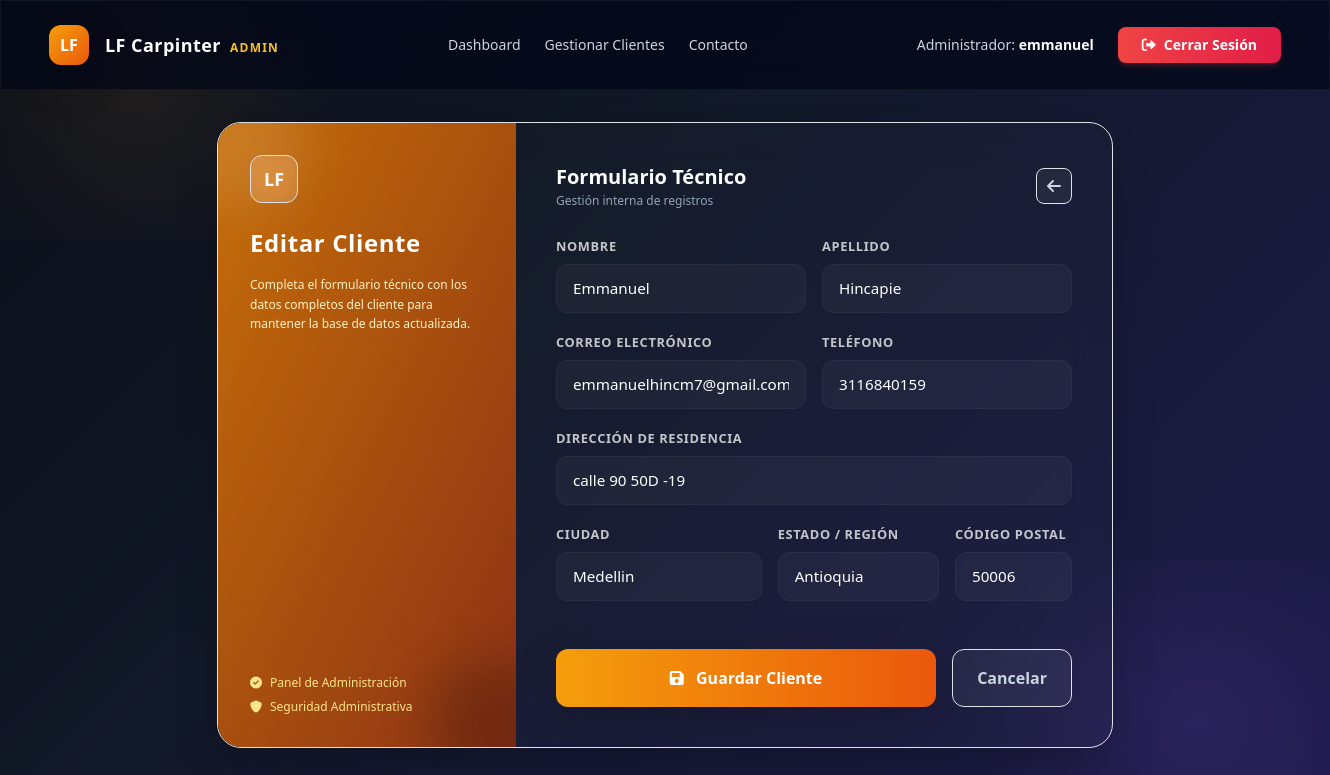
The app's page /adminpanel/clientes/1/edit/ (signed in) with its own data.
### dcrm/website/models.py (models this page shows)
class Cliente(models.Model):
    letras_regex = RegexValidator(r'^[a-zA-ZáéíóúÁÉÍÓÚñÑ\s]+$', 'Solo se permiten letras y espacios en este campo.')
    telefono_regex = RegexValidator(r'^\+?[\d\s\-\(\)]+$', 'El número de teléfono contiene caracteres no válidos.')
    alfa_num_regex = RegexValidator(r'^[a-zA-Z0-9áéíóúÁÉÍÓÚñÑ\s\.,#-]+$', 'Contiene caracteres especiales no permitidos.')
    fecha_registro = models.DateTimeField(auto_now_add=True)
    nombre = models.CharField(max_length=100, validators=[letras_regex])
    apellido = models.CharField(max_length=100, validators=[letras_regex])
    correo = models.EmailField()
    telefono = models.CharField(max_length=20, validators=[telefono_regex])
    direccion = models.CharField(max_length=255, validators=[alfa_num_regex])
    ciudad = models.CharField(max_length=100, validators=[letras_regex])
    estado = models.CharField(max_length=100, validators=[letras_regex])
    codigo_postal = models.CharField(max_length=20, validators=[RegexValidator(r'^[\d\-a-zA-Z]+$', 'Formato de código postal no válido')])
    def __str__(self):
        return f"{self.nombre} {self.apellido}"

### customadmin/views.py (the view)
# urls.py: path('clientes/<int:pk>/edit/', views.ClienteUpdateView.as_view(), name='cliente_edit'),
@method_decorator(role_required('admin'), name='dispatch')
class ClienteUpdateView(UpdateView):
    model = Cliente
    form_class = ClienteForm
    template_name = 'customadmin/cliente_form.html'
    success_url = reverse_lazy('customadmin:cliente_list')

### customadmin/templates/customadmin/cliente_form.html (shortened to what this page needs)
{% extends 'customadmin_base.html' %}
{% load static %}
{% block extra_head %}
    <link href="{% static 'css/bootstrap.min.css' %}" rel="stylesheet">
{% endblock %}
{% block content %}
<div class="max-w-4xl mx-auto">
    <div class="glass-card w-full rounded-3xl shadow-2xl overflow-hidden grid grid-cols-1 md:grid-cols-12 border border-white/5 relative z-10">
        <div class="md:col-span-4 bg-gradient-to-br from-amber-600/90 to-orange-800/90 p-8 flex flex-col justify-between text-white relative overflow-hidden">
            <div class="absolute -top-10 -left-10 h-32 w-32 rounded-full bg-white/10 blur-xl"></div>
            <div class="absolute -bottom-10 -right-10 h-32 w-32 rounded-full bg-black/20 blur-xl"></div>
            <div class="relative z-10">
                <div class="h-12 w-12 rounded-xl bg-white/15 backdrop-blur-md flex items-center justify-center font-bold text-white text-lg border border-white/20 mb-6">LF</div>
                <h2 class="text-2xl font-extrabold tracking-wide mb-3">
                    {% if view.object %}Editar Cliente{% else %}Nuevo Cliente{% endif %}
                </h2>
                <p class="text-amber-100 text-xs leading-relaxed">Completa el formulario técnico con los datos completos del cliente para mantener la base de datos actualizada.</p>
            </div>
            <div class="mt-8 relative z-10 text-xs text-amber-200">
                <div class="flex items-center gap-2 mb-2"><i class="fas fa-check-circle"></i> Panel de Administración</div>
                <div class="flex items-center gap-2"><i class="fas fa-shield-alt"></i> Seguridad Administrativa</div>
            </div>
        </div>
        <div class="md:col-span-8 p-8 md:p-10">
            <div class="flex items-center justify-between mb-6">
                <div>
                    <h1 class="text-xl font-bold text-white">Formulario Técnico</h1>
                    <p class="text-slate-400 text-xs mt-0.5">Gestión interna de registros</p>
                </div>
                <a href="{% url 'customadmin:cliente_list' %}" class="h-9 w-9 rounded-lg bg-white/5 hover:bg-white/10 text-slate-300 hover:text-white transition flex items-center justify-center border border-white/5" title="Regresar a la Lista">
                    <i class="fas fa-arrow-left"></i>
                </a>
            </div>
            <form method="POST" autocomplete="off" class="row g-3">
                <div class="col-md-6">
                    <label for="{{ form.nombre.id_for_label }}" class="form-label">Nombre</label>
                    {{ form.nombre }}
                </div>
                <div class="col-md-6">
                    <label for="{{ form.apellido.id_for_label }}" class="form-label">Apellido</label>
                    {{ form.apellido }}
                </div>
                <div class="col-md-6">
                    <label for="{{ form.correo.id_for_label }}" class="form-label">Correo Electrónico</label>
                    {{ form.correo }}
                </div>
                <div class="col-md-6">
                    <label for="{{ form.telefono.id_for_label }}" class="form-label">Teléfono</label>
                    {{ form.telefono }}
                </div>
                <div class="col-12">
                    <label for="{{ form.direccion.id_for_label }}" class="form-label">Dirección de Residencia</label>
                    {{ form.direccion }}
                </div>
                <div class="col-md-5">
                    <label for="{{ form.ciudad.id_for_label }}" class="form-label">Ciudad</label>
                    {{ form.ciudad }}
                </div>
                <div class="col-md-4">
                    <label for="{{ form.estado.id_for_label }}" class="form-label">Estado / Región</label>
                    {{ form.estado }}
                </div>
                <div class="col-md-3">
                    <label for="{{ form.codigo_postal.id_for_label }}" class="form-label">Código Postal</label>
                    {{ form.codigo_postal }}
                </div>
                <div class="col-12 mt-5 flex gap-3">
                    <button type="submit" class="bg-gradient-to-r from-amber-500 to-orange-600 hover:opacity-90 transition text-white px-6 py-3 rounded-xl font-bold flex-1 shadow-lg shadow-amber-500/25">
                        <i class="fas fa-save mr-2"></i> Guardar Cliente
                    </button>
                    <a hx-get="{% url 'customadmin:cliente_list' %}" hx-target="#spa-container" hx-select="#spa-container" hx-push-url="true" class="bg-white/5 hover:bg-white/10 transition text-slate-300 hover:text-white px-6 py-3 rounded-xl font-bold border border-white/5 text-center flex items-center justify-center cursor-pointer">
                        Cancelar
                    </a>
                </div>
            </form>
        </div>
    </div>
</div>
{% endblock %}

### customadmin/templates/customadmin_base.html (shortened to what this page needs)
{% load static %}
<!doctype html>
<html lang="es">
<head>
    <link href="{% static 'css/bootstrap.min.css' %}" rel="stylesheet">
    <script src="{% static 'js/tailwindcss.js' %}"></script>
    <link href="{% static 'css/all.min.css' %}" rel="stylesheet">
    {% block extra_head %}{% endblock %}
</head>
<body class="pb-12">
    <nav class="glass-card sticky top-0 z-50 border-b border-white/5 bg-slate-950/70">
        <div class="container mx-auto px-6 py-4 flex flex-col md:flex-row items-center justify-between gap-4">
            <div class="flex items-center gap-3">
                <div class="h-10 w-10 rounded-xl bg-gradient-to-br from-amber-500 to-orange-600 flex items-center justify-center font-extrabold text-white text-base shadow-lg shadow-amber-500/30">LF</div>
                <span class="text-white font-bold text-lg tracking-wide">LF Carpinter <span class="text-xs uppercase tracking-widest text-amber-400 font-semibold ml-1">ADMIN</span></span>
            </div>
            <div class="flex items-center gap-6 text-sm font-medium">
                <a hx-get="{% url 'customadmin:dashboard' %}" hx-target="#spa-container" hx-select="#spa-container" hx-push-url="true" class="text-slate-300 hover:text-white hover:underline transition cursor-pointer">Dashboard</a>
                <a hx-get="{% url 'customadmin:cliente_list' %}" hx-target="#spa-container" hx-select="#spa-container" hx-push-url="true" class="text-slate-300 hover:text-white hover:underline transition cursor-pointer">Gestionar Clientes</a>
                <a hx-get="{% url 'customadmin:contacto' %}" hx-target="#spa-container" hx-select="#spa-container" hx-push-url="true" class="text-slate-300 hover:text-white hover:underline transition cursor-pointer">Contacto</a>
            </div>
            <div class="flex items-center gap-6">
                <span class="text-slate-300 text-sm hidden sm:inline">Administrador: <strong class="text-white">{{ user.get_full_name|default:user.username }}</strong></span>
                <a href="{% url 'logout' %}" class="bg-gradient-to-r from-red-500 to-rose-600 text-white px-4 py-2 rounded-lg font-semibold hover:opacity-90 transition text-sm flex items-center gap-2 shadow-md shadow-red-500/20">
                    <i class="fas fa-sign-out-alt"></i> Cerrar Sesión
                </a>
            </div>
        </div>
    </nav>
    <div class="container mx-auto px-6 mt-8 relative z-10" id="spa-container">
        {% block content %}
        {% endblock %}
    </div>
</body>
</html>

### customadmin/templates/customadmin_base.html (style rules this page uses)
body { background: linear-gradient(135deg, #0b0f19 0%, #111827 40%, #1e1b4b 100%); font-family: 'Inter', sans-serif; min-height: 100vh; color: #f3f4f6; position: relative; overflow-x: hidden; }
body::before { content: ''; position: absolute; top: -10%; left: -10%; width: 40%; height: 40%; background: radial-gradient(circle, rgba(245, 158, 11, 0.08) 0%, transparent 70%); pointer-events: none; }
body::after { content: ''; position: absolute; bottom: -10%; right: -10%; width: 40%; height: 40%; background: radial-gradient(circle, rgba(139, 92, 246, 0.12) 0%, transparent 70%); pointer-events: none; }
.glass-card { background: rgba(255, 255, 255, 0.02); border: 1px solid rgba(255, 255, 255, 0.06); backdrop-filter: blur(20px); -webkit-backdrop-filter: blur(20px); }

### customadmin/templates/customadmin/cliente_form.html (style rules this page uses)
.form-control { background-color: rgba(255, 255, 255, 0.04) !important; border: 1px solid rgba(255, 255, 255, 0.08) !important; color: #ffffff !important; border-radius: 0.75rem !important; padding: 0.75rem 1rem !important; font-size: 0.95rem !important; transition: all 0.2s ease-in-out !important; }
.form-control::placeholder { color: rgba(255, 255, 255, 0.3) !important; }
.form-label { color: rgba(255, 255, 255, 0.75) !important; font-weight: 600 !important; font-size: 0.8rem !important; text-transform: uppercase !important; letter-spacing: 0.05em !important; margin-bottom: 0.5rem !important; }

### records on screen
Cliente: nombre "Emmanuel", apellido "Hincapie", correo "emmanuelhincm7@gmail.com", telefono "3116840159", direccion "calle 90 50D -19", ciudad "Medellin", estado "Antioquia", codigo_postal "50006"

### other values on screen
{{ user.get_full_name|default:user.username }} "emmanuel"
